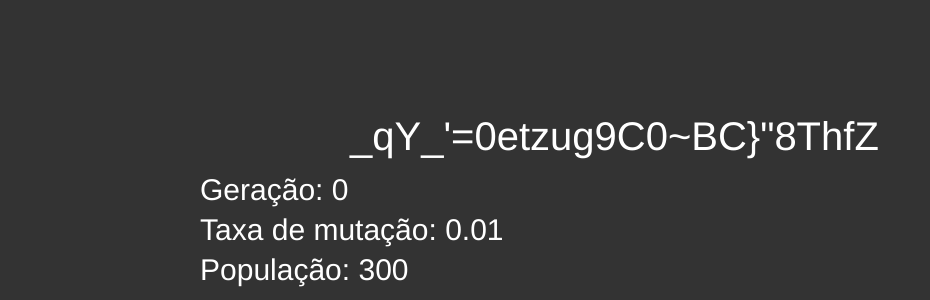
Frame 1 (no input)
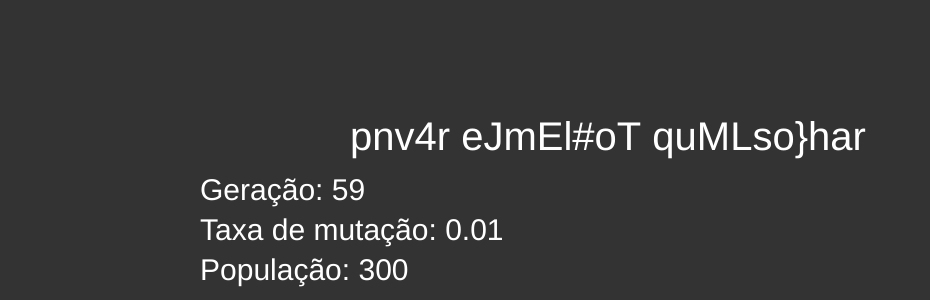
Frame 60 (no input)
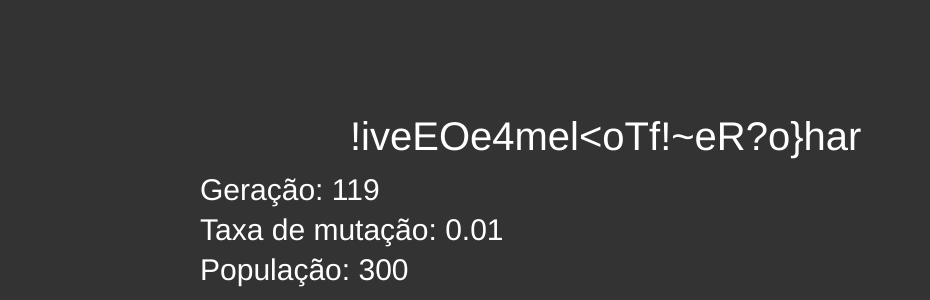
Frame 120 (the mouse pressed at the canvas centre since frame 60)

The p5.js sketch that drew these frames (run headless with seeded random() and noise() and a simulated clock; from frame 60 on, the mouse is pressed at the canvas centre):

// p5.js sketch
// ── sketch.js
let mutationRate = 0.01;
let totalPopulation = 300; 

let population = [];
let matingPool = []; 
let target = 'Viver e melhor que sonhar'; 
let geration = 0; 


function setup() {
  createCanvas(930, 300);
  for(let i = 0; i < totalPopulation; i++){
    population.push( new DNA()); 
  }
}

function draw() {
  
  writing();
  geration ++; 
}

function writing(){
  for (let i = 0; i < population.length; i++) {
    population[i].fit();
  }
  let matingPool = []; 
  
  for (let i = 0; i < population.length; i++) {
    let n = int(population[i].fitness * 100);
  for (let j = 0; j < n; j++) {
      matingPool.push(population[i]);
    }
  }
  
  for (let i = 0; i < population.length; i++) {
    let a = int(random(matingPool.length));
    let b = int(random(matingPool.length));
    let partnerA = matingPool[a];
    let partnerB = matingPool[b];
    let child = partnerA.crossover(partnerB);
    child.mutate(mutationRate);
    population[i] = child;
    let t = child.getPhrase(); 
    if(t == target){
    console.log('encontrado')
    fill('white')
    textSize(40)
    background("#333333")
    text(t, 350, 150 )
    i = population.length + 1; 
    noLoop();   
    }else{
    fill('white')
    textSize(40)
    background("#333333")
    text(t, 350, 150 )

    }
  }
  textSize(30); 
  
  text("Geração: " + geration, 200,200 ); 
  text('Taxa de mutação: ' + mutationRate, 200,240)
  text('População: ' + totalPopulation, 200,280)
  
}
// ── DNA.js
class DNA {
  
  constructor(){
  this.target = 'Viver e melhor que sonhar';   
  this.fitness = 0;   
  this.genes = [];
  this.len = target.length;   
  for(let i = 0; i < target.length; i++){
    this.genes.push(char(random(32,128))); 
  }  
  }
  
  fit(){
  let score = 0; 
  for(let i = 0; i < this.len; i++){
  if(this.genes[i] == this.target.charAt(i)){
    score++;
  }
  }
  this.fitness = float(score)/this.target.length; 
  }
  
  crossover(partner){
    let child  = new DNA(); 
    let midpoint = int(random(this.len)); 
    for(let i = 0; i < this.len; i++){
      if(i < midpoint){
      child.genes[i] = this.genes[i];   
      }else{
        child.genes[i] = partner.genes[i]; 
      }
    }
    return child; 
  }
  
  mutate (mutationRate){
    for(let i = 0; i < this.len; i++){
      if(random(1) < mutationRate){
        this.genes[i] = char(random(32,128))
      }
    }
  }
  
  getPhrase(){
    return str(this.genes.join(''))
  }
  
  
}

// ── style.css

html, body {
  display: flex;
  flex-direction: column;
  justify-content: center;
  align-itens: center; 
  margin: 0;
  padding: 0;
  color: white;
  background-color: #333333; 
}

.containner{
  display: flex; 
  width: 100%; 
  height: 50vh;
  align-itens: center; 
  justify-content: center; 
  flex-direction: column; 
}

canvas {
  display: block;
}

img {
  height: 240px;
  max-width: 20%; 
}

.describe{
  display: flex; 
  flex-direction: column; 
  align-items: center; 
  justify-content: center;
  width: 100%; 
}

.text-align{
  display: flex;
  width: 50%; 
  flex-direction: column; 
}

.text-align h1{
  font-size:20px;
}
